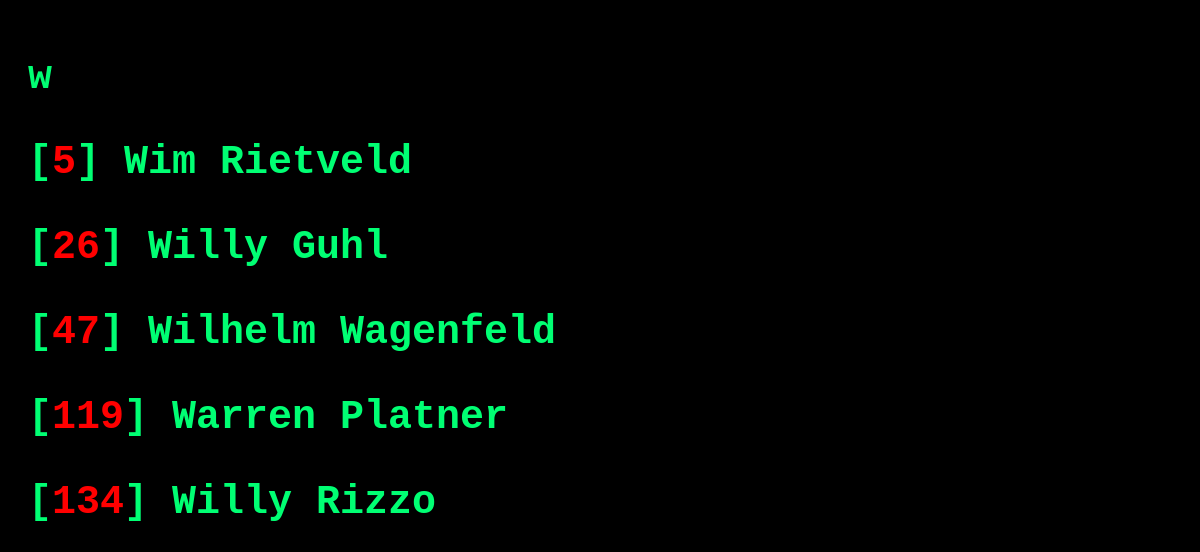
/letter/w.php, run on the app's committed database.
### tables this page shows
CREATE TABLE `designer` (
  `designer_id` int(4) NOT NULL,
  `firstname` varchar(50) NOT NULL,
  `lastname` varchar(50) NOT NULL,
  `description` text DEFAULT NULL,
  `is_visible` enum('0','1') NOT NULL DEFAULT '1'
);

### functions/function_db.php (called while the page is built, shortened)
<?php
function requeteResultat($query){
    global $mysqli;
    if ($result = $mysqli->query($query)) {
        $answer = array();
        if($result->num_rows == 0){
            return false;
        }else{
            while($data = $result->fetch_assoc()) {
                $answer[] = $data;
            }
            return $answer;
        }
    }
}
?>

### letter/w.php (the view, shortened to what this page needs)
<?php
include_once("./../functions/function_db.php");
$lettre_select= "w";
$sql_only_X_orderby_ASC = "SELECT designer_id, firstname, lastname FROM designer WHERE firstname LIKE '".$lettre_select."%';";
$result_only_X_orderby_ASC = requeteResultat($sql_only_X_orderby_ASC);
?>
<!DOCTYPE html>
<html lang="en">
<head>
    <link rel="stylesheet" href="./../style.css">
</head>
<body>
<?php
echo "<h1>".$lettre_select."<h1>";
foreach ($result_only_X_orderby_ASC as $r) {
    $id = $r["designer_id"];
    $prenom = $r["firstname"];
    $nom = $r["lastname"];
    echo "<p class='list'>[<span class='id'>" .$id. "</span>] " .$prenom. " " .$nom. "</p>";
}
?>
</body>
</html>

### style.css (style rules this page uses)
body { background-color: black; font-family: 'Courier New', Courier, monospace; padding: 20px; font-size: 20px; }
H1 { color: rgb(0, 255, 115); }
span.id { color: rgb(255, 0, 0); }
p.list { color:rgb(0, 255, 115); }

### data on the page
designer: designer_id "5", firstname "Wim", lastname "Rietveld"
designer: designer_id "26", firstname "Willy", lastname "Guhl"
designer: designer_id "47", firstname "Wilhelm", lastname "Wagenfeld"
designer: designer_id "119", firstname "Warren", lastname "Platner"
designer: designer_id "134", firstname "Willy", lastname "Rizzo"

### other printed values
$lettre_select "w"
